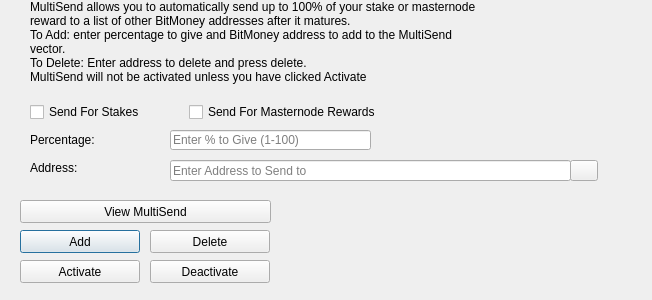
<?xml version="1.0" encoding="UTF-8"?>
<ui version="4.0">
 <class>MultiSendDialog</class>
 <widget class="QDialog" name="MultiSendDialog">
  <property name="windowModality">
   <enum>Qt::NonModal</enum>
  </property>
  <property name="geometry">
   <rect>
    <x>0</x>
    <y>0</y>
    <width>652</width>
    <height>300</height>
   </rect>
  </property>
  <property name="windowTitle">
   <string>MultiSend</string>
  </property>
  <widget class="QLineEdit" name="multiSendPercentEdit">
   <property name="geometry">
    <rect>
     <x>170</x>
     <y>130</y>
     <width>201</width>
     <height>20</height>
    </rect>
   </property>
   <property name="toolTip">
    <string>Enter whole numbers 1 - 100</string>
   </property>
   <property name="placeholderText">
    <string>Enter % to Give (1-100)</string>
   </property>
  </widget>
  <widget class="QLineEdit" name="multiSendAddressEdit">
   <property name="geometry">
    <rect>
     <x>170</x>
     <y>160</y>
     <width>401</width>
     <height>21</height>
    </rect>
   </property>
   <property name="toolTip">
    <string/>
   </property>
   <property name="placeholderText">
    <string>Enter Address to Send to</string>
   </property>
  </widget>
  <widget class="QLabel" name="label_2">
   <property name="geometry">
    <rect>
     <x>30</x>
     <y>0</y>
     <width>451</width>
     <height>121</height>
    </rect>
   </property>
   <property name="lineWidth">
    <number>1</number>
   </property>
   <property name="text">
    <string>MultiSend allows you to automatically send up to 100% of your stake or masternode reward to a list of other BitMoney addresses after it matures.
To Add: enter percentage to give and BitMoney address to add to the MultiSend vector.
To Delete: Enter address to delete and press delete.
MultiSend will not be activated unless you have clicked Activate</string>
   </property>
   <property name="alignment">
    <set>Qt::AlignLeading|Qt::AlignLeft|Qt::AlignTop</set>
   </property>
   <property name="wordWrap">
    <bool>true</bool>
   </property>
  </widget>
  <widget class="QLabel" name="message">
   <property name="geometry">
    <rect>
     <x>290</x>
     <y>200</y>
     <width>351</width>
     <height>91</height>
    </rect>
   </property>
   <property name="text">
    <string/>
   </property>
  </widget>
  <widget class="QPushButton" name="addButton">
   <property name="geometry">
    <rect>
     <x>20</x>
     <y>230</y>
     <width>120</width>
     <height>23</height>
    </rect>
   </property>
   <property name="toolTip">
    <string/>
   </property>
   <property name="statusTip">
    <string>Add to MultiSend Vector</string>
   </property>
   <property name="text">
    <string>Add</string>
   </property>
  </widget>
  <widget class="QPushButton" name="disableButton">
   <property name="geometry">
    <rect>
     <x>150</x>
     <y>260</y>
     <width>120</width>
     <height>23</height>
    </rect>
   </property>
   <property name="statusTip">
    <string>Deactivate MultiSend</string>
   </property>
   <property name="text">
    <string>Deactivate</string>
   </property>
  </widget>
  <widget class="QPushButton" name="addressBookButton">
   <property name="geometry">
    <rect>
     <x>570</x>
     <y>160</y>
     <width>28</width>
     <height>21</height>
    </rect>
   </property>
   <property name="toolTip">
    <string>Choose an address from the address book</string>
   </property>
   <property name="text">
    <string/>
   </property>
   <property name="icon">
    <iconset resource="../BitMoney.qrc">
     <normaloff>:/icons/address-book</normaloff>:/icons/address-book</iconset>
   </property>
   <property name="shortcut">
    <string>Alt+A</string>
   </property>
   <property name="autoDefault">
    <bool>false</bool>
   </property>
  </widget>
  <widget class="QLabel" name="label">
   <property name="geometry">
    <rect>
     <x>30</x>
     <y>130</y>
     <width>121</width>
     <height>20</height>
    </rect>
   </property>
   <property name="toolTip">
    <string>Percentage of stake to send</string>
   </property>
   <property name="text">
    <string>Percentage:</string>
   </property>
  </widget>
  <widget class="QLabel" name="label_5">
   <property name="geometry">
    <rect>
     <x>30</x>
     <y>160</y>
     <width>111</width>
     <height>16</height>
    </rect>
   </property>
   <property name="toolTip">
    <string>Address to send portion of stake to</string>
   </property>
   <property name="text">
    <string>Address:</string>
   </property>
  </widget>
  <widget class="QPushButton" name="deleteButton">
   <property name="geometry">
    <rect>
     <x>150</x>
     <y>230</y>
     <width>120</width>
     <height>23</height>
    </rect>
   </property>
   <property name="toolTip">
    <string/>
   </property>
   <property name="statusTip">
    <string>Delete Address From MultiSend Vector</string>
   </property>
   <property name="text">
    <string>Delete</string>
   </property>
  </widget>
  <widget class="QPushButton" name="activateButton">
   <property name="geometry">
    <rect>
     <x>20</x>
     <y>260</y>
     <width>120</width>
     <height>23</height>
    </rect>
   </property>
   <property name="statusTip">
    <string>Activate MultiSend</string>
   </property>
   <property name="text">
    <string>Activate</string>
   </property>
  </widget>
  <widget class="QPushButton" name="viewButton">
   <property name="geometry">
    <rect>
     <x>20</x>
     <y>200</y>
     <width>251</width>
     <height>23</height>
    </rect>
   </property>
   <property name="toolTip">
    <string/>
   </property>
   <property name="statusTip">
    <string>View MultiSend Vector</string>
   </property>
   <property name="text">
    <string>View MultiSend</string>
   </property>
  </widget>
  <widget class="QWidget" name="horizontalLayoutWidget">
   <property name="geometry">
    <rect>
     <x>30</x>
     <y>100</y>
     <width>351</width>
     <height>24</height>
    </rect>
   </property>
   <layout class="QHBoxLayout" name="horizontalLayout">
    <item>
     <widget class="QCheckBox" name="multiSendStakeCheckBox">
      <property name="text">
       <string>Send For Stakes</string>
      </property>
     </widget>
    </item>
    <item>
     <widget class="QCheckBox" name="multiSendMasternodeCheckBox">
      <property name="text">
       <string>Send For Masternode Rewards</string>
      </property>
     </widget>
    </item>
   </layout>
  </widget>
 </widget>
 <resources>
  <include location="../BitMoney.qrc"/>
 </resources>
 <connections/>
</ui>
